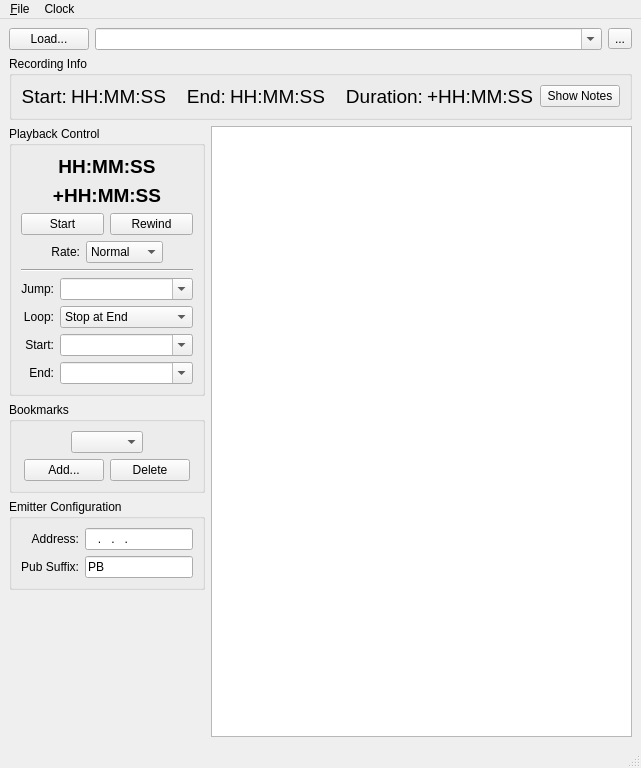
<ui version="4.0" >
 <class>MainWindow</class>
 <widget class="QMainWindow" name="MainWindow" >
  <property name="geometry" >
   <rect>
    <x>0</x>
    <y>0</y>
    <width>623</width>
    <height>768</height>
   </rect>
  </property>
  <property name="windowTitle" >
   <string>Playback</string>
  </property>
  <widget class="QWidget" name="centralwidget" >
   <property name="geometry" >
    <rect>
     <x>0</x>
     <y>22</y>
     <width>623</width>
     <height>724</height>
    </rect>
   </property>
   <layout class="QVBoxLayout" name="verticalLayout_3" >
    <item>
     <layout class="QHBoxLayout" >
      <item>
       <widget class="QPushButton" name="load_" >
        <property name="toolTip" >
         <string>Click to select a recording directory to load</string>
        </property>
        <property name="text" >
         <string>Load...</string>
        </property>
       </widget>
      </item>
      <item>
       <widget class="QComboBox" name="recordingDir_" >
        <property name="sizePolicy" >
         <sizepolicy vsizetype="Fixed" hsizetype="Preferred" >
          <horstretch>1</horstretch>
          <verstretch>0</verstretch>
         </sizepolicy>
        </property>
        <property name="toolTip" >
         <string>List of previously-loaded directories</string>
        </property>
        <property name="editable" >
         <bool>true</bool>
        </property>
       </widget>
      </item>
      <item>
       <widget class="QToolButton" name="showBrowser_" >
        <property name="toolTip" >
         <string>Show browser window</string>
        </property>
        <property name="text" >
         <string>...</string>
        </property>
        <property name="icon" >
         <iconset resource="icons.qrc" >
          <normaloff>:/browser.svg</normaloff>:/browser.svg</iconset>
        </property>
       </widget>
      </item>
     </layout>
    </item>
    <item>
     <widget class="QGroupBox" name="recordingInfo_" >
      <property name="sizePolicy" >
       <sizepolicy vsizetype="Preferred" hsizetype="Preferred" >
        <horstretch>0</horstretch>
        <verstretch>0</verstretch>
       </sizepolicy>
      </property>
      <property name="title" >
       <string>Recording Info</string>
      </property>
      <layout class="QHBoxLayout" >
       <item>
        <layout class="QHBoxLayout" >
         <property name="spacing" >
          <number>20</number>
         </property>
         <item>
          <layout class="QHBoxLayout" >
           <property name="spacing" >
            <number>4</number>
           </property>
           <item>
            <widget class="QLabel" name="label" >
             <property name="font" >
              <font>
               <pointsize>14</pointsize>
               <weight>50</weight>
               <bold>false</bold>
              </font>
             </property>
             <property name="text" >
              <string>Start:</string>
             </property>
             <property name="alignment" >
              <set>Qt::AlignRight|Qt::AlignTrailing|Qt::AlignVCenter</set>
             </property>
            </widget>
           </item>
           <item>
            <widget class="QLabel" name="startTime_" >
             <property name="sizePolicy" >
              <sizepolicy vsizetype="Preferred" hsizetype="Preferred" >
               <horstretch>0</horstretch>
               <verstretch>0</verstretch>
              </sizepolicy>
             </property>
             <property name="font" >
              <font>
               <pointsize>14</pointsize>
               <weight>50</weight>
               <bold>false</bold>
              </font>
             </property>
             <property name="text" >
              <string>HH:MM:SS</string>
             </property>
            </widget>
           </item>
          </layout>
         </item>
         <item>
          <layout class="QHBoxLayout" >
           <property name="spacing" >
            <number>4</number>
           </property>
           <item>
            <widget class="QLabel" name="label_2" >
             <property name="font" >
              <font>
               <pointsize>14</pointsize>
               <weight>50</weight>
               <bold>false</bold>
              </font>
             </property>
             <property name="text" >
              <string>End:</string>
             </property>
             <property name="alignment" >
              <set>Qt::AlignRight|Qt::AlignTrailing|Qt::AlignVCenter</set>
             </property>
            </widget>
           </item>
           <item>
            <widget class="QLabel" name="endTime_" >
             <property name="sizePolicy" >
              <sizepolicy vsizetype="Preferred" hsizetype="Preferred" >
               <horstretch>0</horstretch>
               <verstretch>0</verstretch>
              </sizepolicy>
             </property>
             <property name="font" >
              <font>
               <pointsize>14</pointsize>
               <weight>50</weight>
               <bold>false</bold>
              </font>
             </property>
             <property name="text" >
              <string>HH:MM:SS</string>
             </property>
            </widget>
           </item>
          </layout>
         </item>
         <item>
          <layout class="QHBoxLayout" >
           <property name="spacing" >
            <number>4</number>
           </property>
           <item>
            <widget class="QLabel" name="label_3" >
             <property name="font" >
              <font>
               <pointsize>14</pointsize>
               <weight>50</weight>
               <bold>false</bold>
              </font>
             </property>
             <property name="text" >
              <string>Duration:</string>
             </property>
             <property name="alignment" >
              <set>Qt::AlignRight|Qt::AlignTrailing|Qt::AlignVCenter</set>
             </property>
            </widget>
           </item>
           <item>
            <widget class="QLabel" name="duration_" >
             <property name="sizePolicy" >
              <sizepolicy vsizetype="Preferred" hsizetype="Preferred" >
               <horstretch>0</horstretch>
               <verstretch>0</verstretch>
              </sizepolicy>
             </property>
             <property name="font" >
              <font>
               <pointsize>14</pointsize>
               <weight>50</weight>
               <bold>false</bold>
              </font>
             </property>
             <property name="text" >
              <string>+HH:MM:SS</string>
             </property>
            </widget>
           </item>
          </layout>
         </item>
        </layout>
       </item>
       <item>
        <spacer>
         <property name="orientation" >
          <enum>Qt::Horizontal</enum>
         </property>
         <property name="sizeType" >
          <enum>QSizePolicy::Expanding</enum>
         </property>
         <property name="sizeHint" stdset="0" >
          <size>
           <width>0</width>
           <height>20</height>
          </size>
         </property>
        </spacer>
       </item>
       <item>
        <widget class="QPushButton" name="notes_" >
         <property name="sizePolicy" >
          <sizepolicy vsizetype="Fixed" hsizetype="Fixed" >
           <horstretch>0</horstretch>
           <verstretch>0</verstretch>
          </sizepolicy>
         </property>
         <property name="toolTip" >
          <string>Click to show the notes file associated
with the loaded recordiing</string>
         </property>
         <property name="text" >
          <string>Show Notes</string>
         </property>
         <property name="shortcut" >
          <string>Ctrl+N</string>
         </property>
        </widget>
       </item>
      </layout>
     </widget>
    </item>
    <item>
     <layout class="QHBoxLayout" name="horizontalLayout_2" >
      <item>
       <layout class="QVBoxLayout" name="verticalLayout_2" >
        <item>
         <widget class="QGroupBox" name="playbackControl_" >
          <property name="sizePolicy" >
           <sizepolicy vsizetype="Preferred" hsizetype="Preferred" >
            <horstretch>0</horstretch>
            <verstretch>0</verstretch>
           </sizepolicy>
          </property>
          <property name="title" >
           <string>Playback Control</string>
          </property>
          <layout class="QVBoxLayout" name="verticalLayout" >
           <item>
            <widget class="QLabel" name="clockAbsolute_" >
             <property name="sizePolicy" >
              <sizepolicy vsizetype="Preferred" hsizetype="Expanding" >
               <horstretch>1</horstretch>
               <verstretch>0</verstretch>
              </sizepolicy>
             </property>
             <property name="font" >
              <font>
               <family>Lucida Grande</family>
               <pointsize>14</pointsize>
               <weight>75</weight>
               <bold>true</bold>
              </font>
             </property>
             <property name="text" >
              <string>HH:MM:SS</string>
             </property>
             <property name="alignment" >
              <set>Qt::AlignCenter</set>
             </property>
            </widget>
           </item>
           <item>
            <widget class="QLabel" name="clockElapsed_" >
             <property name="sizePolicy" >
              <sizepolicy vsizetype="Preferred" hsizetype="Expanding" >
               <horstretch>1</horstretch>
               <verstretch>0</verstretch>
              </sizepolicy>
             </property>
             <property name="font" >
              <font>
               <pointsize>14</pointsize>
               <weight>75</weight>
               <bold>true</bold>
              </font>
             </property>
             <property name="text" >
              <string>+HH:MM:SS</string>
             </property>
             <property name="alignment" >
              <set>Qt::AlignCenter</set>
             </property>
            </widget>
           </item>
           <item>
            <layout class="QHBoxLayout" name="horizontalLayout" >
             <item>
              <widget class="QPushButton" name="startStop_" >
               <property name="sizePolicy" >
                <sizepolicy vsizetype="Fixed" hsizetype="Minimum" >
                 <horstretch>0</horstretch>
                 <verstretch>0</verstretch>
                </sizepolicy>
               </property>
               <property name="toolTip" >
                <string>Click to start playback</string>
               </property>
               <property name="text" >
                <string>Start</string>
               </property>
              </widget>
             </item>
             <item>
              <widget class="QPushButton" name="rewind_" >
               <property name="toolTip" >
                <string>Click to rewind to  time</string>
               </property>
               <property name="text" >
                <string>Rewind</string>
               </property>
              </widget>
             </item>
            </layout>
           </item>
           <item>
            <layout class="QHBoxLayout" >
             <item>
              <spacer>
               <property name="orientation" >
                <enum>Qt::Horizontal</enum>
               </property>
               <property name="sizeHint" stdset="0" >
                <size>
                 <width>0</width>
                 <height>20</height>
                </size>
               </property>
              </spacer>
             </item>
             <item>
              <widget class="QLabel" name="label_7" >
               <property name="text" >
                <string>Rate:</string>
               </property>
               <property name="alignment" >
                <set>Qt::AlignRight|Qt::AlignTrailing|Qt::AlignVCenter</set>
               </property>
              </widget>
             </item>
             <item>
              <widget class="QComboBox" name="rateMultiplier_" >
               <property name="toolTip" >
                <string>Select a playback rate</string>
               </property>
               <property name="currentIndex" >
                <number>3</number>
               </property>
               <item>
                <property name="text" >
                 <string>x 8</string>
                </property>
               </item>
               <item>
                <property name="text" >
                 <string>x 4</string>
                </property>
               </item>
               <item>
                <property name="text" >
                 <string>x 2</string>
                </property>
               </item>
               <item>
                <property name="text" >
                 <string>Normal</string>
                </property>
               </item>
               <item>
                <property name="text" >
                 <string>x 1/2</string>
                </property>
               </item>
               <item>
                <property name="text" >
                 <string>x 1/4</string>
                </property>
               </item>
               <item>
                <property name="text" >
                 <string>x 1/8</string>
                </property>
               </item>
               <item>
                <property name="text" >
                 <string>x 1/16</string>
                </property>
               </item>
               <item>
                <property name="text" >
                 <string>x 1/32</string>
                </property>
               </item>
               <item>
                <property name="text" >
                 <string>x 1/64</string>
                </property>
               </item>
               <item>
                <property name="text" >
                 <string>x 1/128</string>
                </property>
               </item>
               <item>
                <property name="text" >
                 <string>x 1/256</string>
                </property>
               </item>
               <item>
                <property name="text" >
                 <string>x 1/512</string>
                </property>
               </item>
               <item>
                <property name="text" >
                 <string>x 1/1024</string>
                </property>
               </item>
               <item>
                <property name="text" >
                 <string>x 1/2048</string>
                </property>
               </item>
               <item>
                <property name="text" >
                 <string>x 1/4096</string>
                </property>
               </item>
              </widget>
             </item>
             <item>
              <spacer>
               <property name="orientation" >
                <enum>Qt::Horizontal</enum>
               </property>
               <property name="sizeHint" stdset="0" >
                <size>
                 <width>0</width>
                 <height>20</height>
                </size>
               </property>
              </spacer>
             </item>
            </layout>
           </item>
           <item>
            <widget class="Line" name="line_2" >
             <property name="orientation" >
              <enum>Qt::Horizontal</enum>
             </property>
            </widget>
           </item>
           <item>
            <layout class="QGridLayout" >
             <item row="0" column="1" >
              <widget class="QComboBox" name="jumpTo_" >
               <property name="sizePolicy" >
                <sizepolicy vsizetype="Fixed" hsizetype="Expanding" >
                 <horstretch>0</horstretch>
                 <verstretch>0</verstretch>
                </sizepolicy>
               </property>
               <property name="toolTip" >
                <string>Enter a time to jump to. Relative times begin with a &lt;b>+&lt;/b> or &lt;b>-&lt;/b> followed by an offset value. By default, offset values are in seconds; append &lt;b>m&lt;/b> or &lt;b>h&lt;/b> to indicate minutes or hours. For absolute times, enter the time in &lt;b>HH:MM:SS&lt;/b> format.</string>
               </property>
               <property name="editable" >
                <bool>true</bool>
               </property>
               <property name="maxCount" >
                <number>10</number>
               </property>
               <property name="insertPolicy" >
                <enum>QComboBox::InsertAtTop</enum>
               </property>
               <property name="sizeAdjustPolicy" >
                <enum>QComboBox::AdjustToContentsOnFirstShow</enum>
               </property>
              </widget>
             </item>
             <item row="1" column="0" >
              <widget class="QLabel" name="label_11" >
               <property name="text" >
                <string>Loop:</string>
               </property>
               <property name="alignment" >
                <set>Qt::AlignRight|Qt::AlignTrailing|Qt::AlignVCenter</set>
               </property>
              </widget>
             </item>
             <item row="1" column="1" >
              <widget class="QComboBox" name="regionLoop_" >
               <property name="toolTip" >
                <string>Select playback clock behavior at 'End' time.</string>
               </property>
               <item>
                <property name="text" >
                 <string>Stop at End</string>
                </property>
               </item>
               <item>
                <property name="text" >
                 <string>Loop at End</string>
                </property>
               </item>
              </widget>
             </item>
             <item row="2" column="0" >
              <widget class="QLabel" name="label_9" >
               <property name="text" >
                <string>Start:</string>
               </property>
               <property name="alignment" >
                <set>Qt::AlignRight|Qt::AlignTrailing|Qt::AlignVCenter</set>
               </property>
              </widget>
             </item>
             <item row="2" column="1" >
              <widget class="QComboBox" name="regionStart_" >
               <property name="sizePolicy" >
                <sizepolicy vsizetype="Fixed" hsizetype="Expanding" >
                 <horstretch>0</horstretch>
                 <verstretch>0</verstretch>
                </sizepolicy>
               </property>
               <property name="toolTip" >
                <string>Enter a time for playback start. Relative times begin with a &lt;b>+&lt;/b> or &lt;b>-&lt;/b> followed by an offset value. By default, offset values are in seconds; append &lt;b>m&lt;/b> or &lt;b>h&lt;/b> to indicate minutes or hours. For absolute times, enter the time in &lt;b>HH:MM:SS&lt;/b> format.</string>
               </property>
               <property name="editable" >
                <bool>true</bool>
               </property>
               <property name="maxCount" >
                <number>10</number>
               </property>
               <property name="insertPolicy" >
                <enum>QComboBox::InsertAtTop</enum>
               </property>
               <property name="sizeAdjustPolicy" >
                <enum>QComboBox::AdjustToContentsOnFirstShow</enum>
               </property>
              </widget>
             </item>
             <item row="3" column="0" >
              <widget class="QLabel" name="label_10" >
               <property name="text" >
                <string>End:</string>
               </property>
               <property name="alignment" >
                <set>Qt::AlignRight|Qt::AlignTrailing|Qt::AlignVCenter</set>
               </property>
              </widget>
             </item>
             <item row="3" column="1" >
              <widget class="QComboBox" name="regionEnd_" >
               <property name="sizePolicy" >
                <sizepolicy vsizetype="Fixed" hsizetype="Expanding" >
                 <horstretch>0</horstretch>
                 <verstretch>0</verstretch>
                </sizepolicy>
               </property>
               <property name="toolTip" >
                <string>Enter a time for playback end. Relative times begin with a &lt;b>+&lt;/b> or &lt;b>-&lt;/b> followed by an offset value. By default, offset values are in seconds; append &lt;b>m&lt;/b> or &lt;b>h&lt;/b> to indicate minutes or hours. For absolute times, enter the time in &lt;b>HH:MM:SS&lt;/b> format.</string>
               </property>
               <property name="editable" >
                <bool>true</bool>
               </property>
               <property name="maxCount" >
                <number>10</number>
               </property>
               <property name="insertPolicy" >
                <enum>QComboBox::InsertAtTop</enum>
               </property>
               <property name="sizeAdjustPolicy" >
                <enum>QComboBox::AdjustToContentsOnFirstShow</enum>
               </property>
              </widget>
             </item>
             <item row="0" column="0" >
              <widget class="QLabel" name="label_6" >
               <property name="text" >
                <string>Jump:</string>
               </property>
               <property name="alignment" >
                <set>Qt::AlignRight|Qt::AlignTrailing|Qt::AlignVCenter</set>
               </property>
              </widget>
             </item>
            </layout>
           </item>
          </layout>
         </widget>
        </item>
        <item>
         <widget class="QGroupBox" name="bookmarksControl_" >
          <property name="title" >
           <string>Bookmarks</string>
          </property>
          <layout class="QVBoxLayout" >
           <item>
            <layout class="QHBoxLayout" >
             <item>
              <spacer>
               <property name="orientation" >
                <enum>Qt::Horizontal</enum>
               </property>
               <property name="sizeHint" stdset="0" >
                <size>
                 <width>0</width>
                 <height>20</height>
                </size>
               </property>
              </spacer>
             </item>
             <item>
              <widget class="QComboBox" name="bookmarks_" >
               <property name="sizePolicy" >
                <sizepolicy vsizetype="Fixed" hsizetype="Preferred" >
                 <horstretch>0</horstretch>
                 <verstretch>0</verstretch>
                </sizepolicy>
               </property>
               <property name="toolTip" >
                <string>Select bookmark to jump to.</string>
               </property>
               <property name="editable" >
                <bool>false</bool>
               </property>
               <property name="maxCount" >
                <number>10</number>
               </property>
               <property name="insertPolicy" >
                <enum>QComboBox::InsertAtTop</enum>
               </property>
               <property name="sizeAdjustPolicy" >
                <enum>QComboBox::AdjustToContents</enum>
               </property>
              </widget>
             </item>
             <item>
              <spacer>
               <property name="orientation" >
                <enum>Qt::Horizontal</enum>
               </property>
               <property name="sizeHint" stdset="0" >
                <size>
                 <width>0</width>
                 <height>20</height>
                </size>
               </property>
              </spacer>
             </item>
            </layout>
           </item>
           <item>
            <layout class="QHBoxLayout" >
             <item>
              <spacer>
               <property name="orientation" >
                <enum>Qt::Horizontal</enum>
               </property>
               <property name="sizeHint" stdset="0" >
                <size>
                 <width>0</width>
                 <height>20</height>
                </size>
               </property>
              </spacer>
             </item>
             <item>
              <widget class="QPushButton" name="bookmarkAdd_" >
               <property name="toolTip" >
                <string>Click to add a new bookmark at the current 
playback time.</string>
               </property>
               <property name="text" >
                <string>Add...</string>
               </property>
              </widget>
             </item>
             <item>
              <widget class="QPushButton" name="bookmarkDelete_" >
               <property name="toolTip" >
                <string>Click to delete the current bookmark.</string>
               </property>
               <property name="text" >
                <string>Delete</string>
               </property>
              </widget>
             </item>
             <item>
              <spacer>
               <property name="orientation" >
                <enum>Qt::Horizontal</enum>
               </property>
               <property name="sizeHint" stdset="0" >
                <size>
                 <width>0</width>
                 <height>20</height>
                </size>
               </property>
              </spacer>
             </item>
            </layout>
           </item>
          </layout>
         </widget>
        </item>
        <item>
         <widget class="QGroupBox" name="emitter_" >
          <property name="title" >
           <string>Emitter Configuration</string>
          </property>
          <layout class="QGridLayout" >
           <item row="0" column="0" >
            <widget class="QLabel" name="label_12" >
             <property name="text" >
              <string>Address:</string>
             </property>
             <property name="alignment" >
              <set>Qt::AlignRight|Qt::AlignTrailing|Qt::AlignVCenter</set>
             </property>
            </widget>
           </item>
           <item row="0" column="1" >
            <widget class="QLineEdit" name="address_" >
             <property name="sizePolicy" >
              <sizepolicy vsizetype="Fixed" hsizetype="Preferred" >
               <horstretch>0</horstretch>
               <verstretch>0</verstretch>
              </sizepolicy>
             </property>
             <property name="toolTip" >
              <string>Multicast address to use for emitting data</string>
             </property>
             <property name="inputMask" >
              <string>###.###.###.###; </string>
             </property>
             <property name="maxLength" >
              <number>15</number>
             </property>
            </widget>
           </item>
           <item row="1" column="0" >
            <widget class="QLabel" name="label_13" >
             <property name="text" >
              <string>Pub Suffix:</string>
             </property>
             <property name="alignment" >
              <set>Qt::AlignRight|Qt::AlignTrailing|Qt::AlignVCenter</set>
             </property>
            </widget>
           </item>
           <item row="1" column="1" >
            <widget class="QLineEdit" name="suffix_" >
             <property name="sizePolicy" >
              <sizepolicy vsizetype="Fixed" hsizetype="Preferred" >
               <horstretch>0</horstretch>
               <verstretch>0</verstretch>
              </sizepolicy>
             </property>
             <property name="toolTip" >
              <string>Suffix to append to data channel publisher names
to avoid name conflicts with other SideCar publishers</string>
             </property>
             <property name="text" >
              <string>PB</string>
             </property>
             <property name="maxLength" >
              <number>10</number>
             </property>
            </widget>
           </item>
          </layout>
         </widget>
        </item>
        <item>
         <spacer>
          <property name="orientation" >
           <enum>Qt::Vertical</enum>
          </property>
          <property name="sizeHint" stdset="0" >
           <size>
            <width>0</width>
            <height>0</height>
           </size>
          </property>
         </spacer>
        </item>
       </layout>
      </item>
      <item>
       <widget class="QTableView" name="files_" >
        <property name="sizePolicy" >
         <sizepolicy vsizetype="Expanding" hsizetype="Expanding" >
          <horstretch>1</horstretch>
          <verstretch>1</verstretch>
         </sizepolicy>
        </property>
        <property name="minimumSize" >
         <size>
          <width>200</width>
          <height>0</height>
         </size>
        </property>
        <property name="font" >
         <font>
          <pointsize>10</pointsize>
         </font>
        </property>
       </widget>
      </item>
     </layout>
    </item>
   </layout>
  </widget>
  <widget class="QMenuBar" name="menubar" >
   <property name="geometry" >
    <rect>
     <x>0</x>
     <y>0</y>
     <width>623</width>
     <height>22</height>
    </rect>
   </property>
   <widget class="QMenu" name="menuFile_" >
    <property name="title" >
     <string>&amp;File</string>
    </property>
    <widget class="QMenu" name="menuRecentFiles_" >
     <property name="title" >
      <string>&amp;Recent Files</string>
     </property>
    </widget>
    <addaction name="actionLoad_" />
    <addaction name="actionBrowser_" />
    <addaction name="menuRecentFiles_" />
   </widget>
   <widget class="QMenu" name="menuPlayback" >
    <property name="title" >
     <string>Clock</string>
    </property>
    <addaction name="actionStart_" />
    <addaction name="actionRewind_" />
   </widget>
   <addaction name="menuFile_" />
   <addaction name="menuPlayback" />
  </widget>
  <widget class="QStatusBar" name="statusbar" >
   <property name="geometry" >
    <rect>
     <x>0</x>
     <y>746</y>
     <width>623</width>
     <height>22</height>
    </rect>
   </property>
  </widget>
  <action name="actionLoad_" >
   <property name="text" >
    <string>&amp;Load...</string>
   </property>
   <property name="shortcut" >
    <string>Ctrl+O</string>
   </property>
  </action>
  <action name="actionBrowser_" >
   <property name="text" >
    <string>Browser</string>
   </property>
   <property name="shortcut" >
    <string>Ctrl+B</string>
   </property>
  </action>
  <action name="actionStart_" >
   <property name="text" >
    <string>Start</string>
   </property>
   <property name="shortcut" >
    <string>Ctrl+S</string>
   </property>
  </action>
  <action name="actionRewind_" >
   <property name="text" >
    <string>Rewind</string>
   </property>
   <property name="shortcut" >
    <string>Ctrl+R</string>
   </property>
  </action>
 </widget>
 <resources>
  <include location="icons.qrc" />
 </resources>
 <connections/>
</ui>
